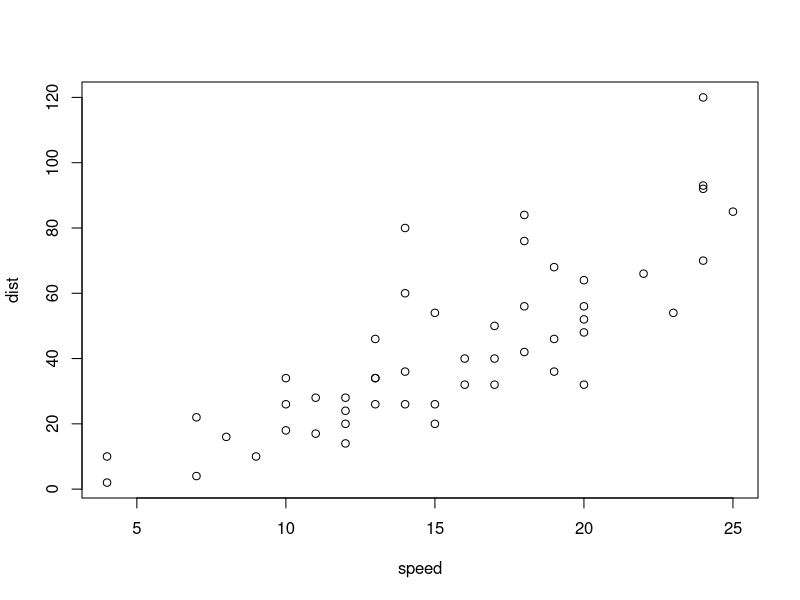
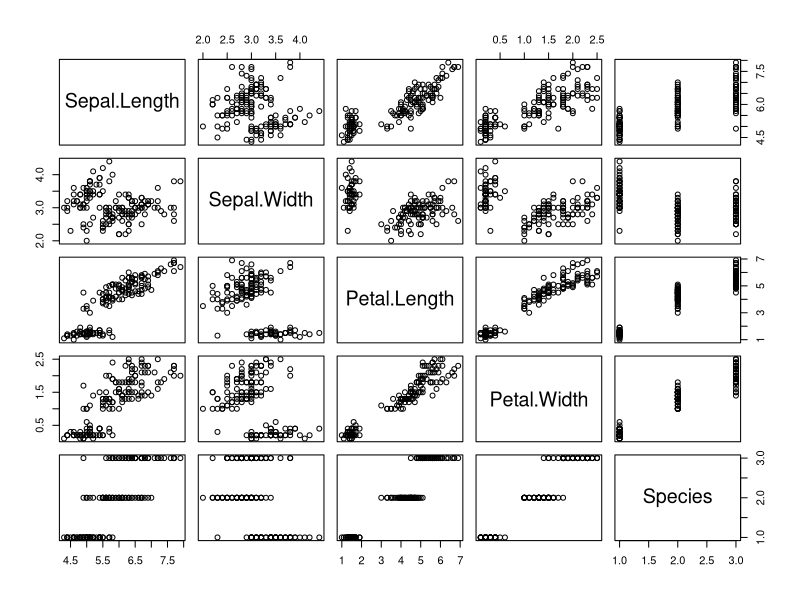
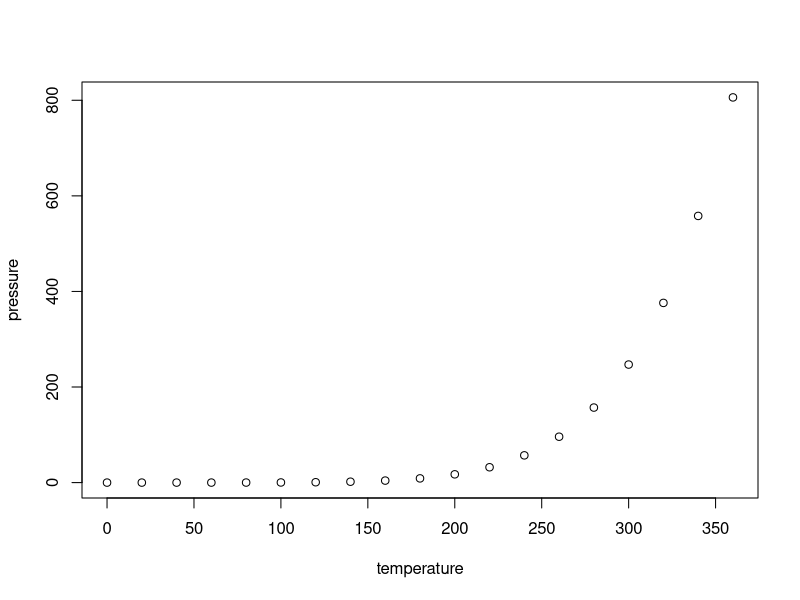

Write R code to recreate these figures, in order.
## ---- chunk 1
#| column: page

knitr::kable(
  mtcars[1:6, 1:10]
)
## ---- chunk 2
#| column: screen-inset-shaded
#| layout-nrow: 1

plot(cars)
plot(iris)
plot(pressure)


